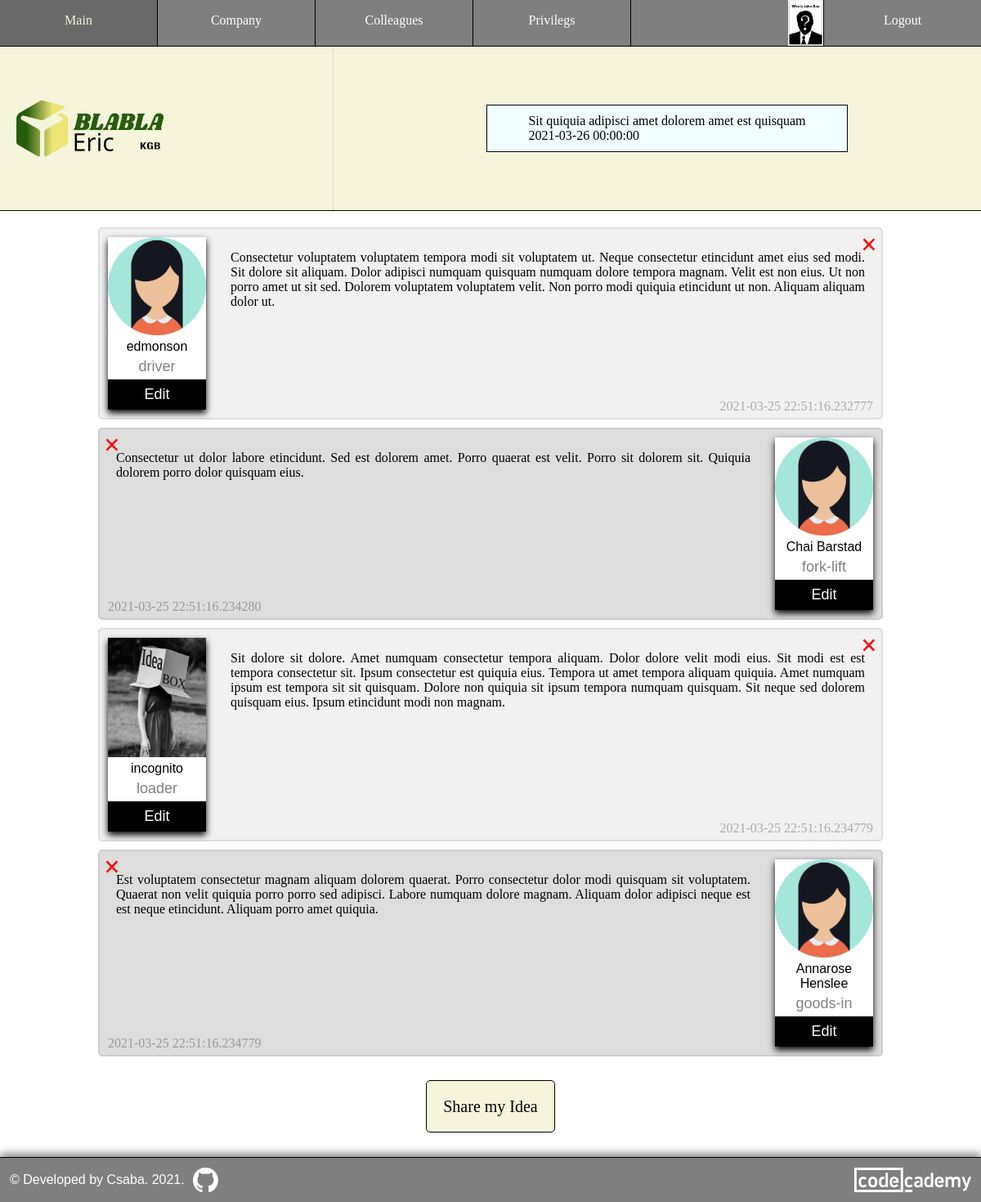
Page /idea_box/2 (signed in) on the committed database.
### models.py (models this page shows, shortened)
class Colleagues(db.Model, UserMixin):
    id = db.Column(db.Integer, primary_key = True)
    user_name = db.Column(db.String(32), unique = True, index = True)
    email = db.Column(db.String(128), unique = True, index = True)
    confirmed = db.Column(db.Integer, unique = False, default = 0)
    first_name = db.Column(db.String(32), nullable = False, index = True)
    last_name = db.Column(db.String(64), nullable = False, index = True)
    avatar = db.Column(db.String(8), nullable = True)
    position = db.Column(db.String(2048), index = True)
    password_hash = db.Column(db.String(128))
    company_id = db.Column(db.Integer, db.ForeignKey("company.id"))
    ideas = db.relationship(
        "Ideas",
        backref = "colleague",
        lazy = "dynamic",
        cascade = "all, delete, delete-orphan"  # cascading deletion
    )
    admin = db.relationship(
        "Admins",
        backref = "colleague",
        lazy = "dynamic",
        cascade = "all, delete, delete-orphan"  # cascading deletion
    )

class Boxes(db.Model):
    id = db.Column(db.Integer, primary_key = True)
    name = db.Column(db.String(128), unique = True, index = True)
    description = db.Column(db.String(16384), index = True)
    create_at = db.Column(db.DateTime, index = True, default = datetime.utcnow)
    close_at = db.Column(db.String(128), index = True, default = datetime.utcnow)
    admin_id = db.Column(db.Integer, db.ForeignKey("admins.id"))
    ideas = db.relationship(
        "Ideas",
        backref = "box",
        lazy = "dynamic",
        cascade = "all, delete, delete-orphan"  # cascading deletion
    )

class Ideas(db.Model):
    id = db.Column(db.Integer, primary_key = True)
    idea = db.Column(db.String(32768), index = True)
    sign = db.Column(db.String(128))
    create_at = db.Column(db.DateTime, index = True, default = datetime.utcnow)
    box_id = db.Column(db.Integer, db.ForeignKey("boxes.id"))
    colleague_id = db.Column(db.Integer, db.ForeignKey("colleagues.id"))

### routes.py (the view)
@app.route("/idea_box/<int:id>", methods = ["GET", "POST"])
@login_required
def idea_box(id):
    idea_box = get_idea_box(id, current_user)
    if not idea_box:
        return unathorized("You cannot to view this Idea Box.", "error")
    if is_auth_box(current_user):
        current_user.is_admin = True
    idea_box.Boxes.is_open = is_open(idea_box.Boxes.close_at)
    ideas = Ideas.query.filter(Ideas.box_id == id).all()
    for idea in ideas:
        colleague = Colleagues.query.get(idea.colleague_id)
        idea.avatar = get_avatar(colleague)
        idea.position = colleague.position
    return render_template(
        "idea_box.html",
        update_box = is_auth_box(current_user),      # to add edit icon to authorized admin
        box = idea_box.Boxes,
        ideas = ideas,
        change_logo = is_auth_company(current_user), # to add click event to change logo for authorized admin
        logo = get_logo(current_user),
        nav = get_nav(current_user)
    )

### date.py (called while the page is built)
def str_to_date(str, format="%Y-%m-%d"):
    if type(str) == datetime:
        str = datetime.strftime(str, format)
    return datetime.strptime(str[ : 10], format)

def add_day(date, day):
    return date + timedelta(days = day)

def is_open(str_date):
    close_at = add_day(str_to_date(str_date), 1)
    return close_at > datetime.now()

### helper.py (called while the page is built)
def get_admin(current_user):
    admin = Admins.query.filter(Admins.colleague_id == current_user.id).first()
    if not admin:
        admin = instatiate_admin(False)
    return admin

def is_auth_company(current_user):
    admin = get_admin(current_user)
    if not admin.update_company:
        return False
    return True

def is_auth_colleague(current_user, colleague=None):
    if not colleague:
        colleague = current_user
    admin = get_admin(current_user)
    if not admin.update_colleague:
        return False
    if current_user.company_id != colleague.company_id:
        return False
    return True

def is_auth_privilegs(current_user, colleague=None):
    if not colleague:
        colleague = current_user
    admin = get_admin(current_user)
    if not admin.update_privilegs:
        return False
    if current_user.company_id != colleague.company_id:
        return False
    return True

def is_auth_box(current_user):
    admin = get_admin(current_user)
    if not admin.update_box:
        return False
    return True

def get_avatar(current_user):
    extension = current_user.avatar
    if extension:
        file = f"{current_user.id}.{extension}"
        if not os.path.exists(f"static/avatars/{file}"):
            bucket = os.environ["S3_BUCKET"]
            object_name = f"avatars/{file}"
            s3.download(bucket, object_name)
        return file
    else:
        return "default.png"

def get_logo(current_user):
    id = current_user.company_id
    company = Company.query.get(id)
    logo_extension = company.logo
    return f"{id}.{logo_extension}" if logo_extension else "idea-box.svg"

def get_idea_box(box_id, current_user):
    return db.session.query(Boxes, Admins, Colleagues).filter(
        Boxes.id == box_id,
        Boxes.admin_id == Admins.id,
        Colleagues.id == Admins.colleague_id,
        Colleagues.company_id == current_user.company_id
    ).first()

### models.py (called while the page is built)
@login_manager.user_loader
def load_colleague(id):
    return Colleagues.query.get(int(id))

### templates/idea_box.html (shortened to what this page needs)
{% extends "base.html" %}
{% block css %}
<link rel="stylesheet" href="{{ url_for('static', filename = 'style/create_box.css') }} " />
<link rel="stylesheet" href="{{ url_for('static', filename = 'style/idea_box.css') }} " />
{% endblock css %}
{% block header_left %}
    {% include 'component/logo.html' %}
{% endblock header_left %}
{% block header_right %}
    {% include 'component/idea_box_preview.html' %}
{% endblock header_right %}
{% block content %}
<main class="idea_box">
    <section class="ideas">
        {% for idea in ideas %}
            <div class="idea{{' darker' if loop.index % 2 == 0}}">
                <div class="avatar_card {{'right' if loop.index % 2 == 0}}">
                    <img
                    src="{{ url_for('static', filename = '/avatars/' + idea.avatar if idea.sign != 'incognito' else '/avatars/incognito-cut.svg') }}"
                    alt="{{idea.sign}}'s avatar"
                    />
                    <p>{{idea.sign}}</p>
                    <p class="position">{{idea.position}}</p>
                    <div class="edit_button">
                        {% if (idea.colleague_id == current_user.id and box.is_open) or current_user.is_admin %}
                        <button onclick="window.location = '/create_idea/{{box.id}}/{{idea.id}}';">Edit</button>
                        {% endif %}
                    </div>
                </div>
                {% if (idea.colleague_id == current_user.id and box.is_open) or current_user.is_admin  %}
                <div class="delete delete_{{'left' if loop.index % 2 == 0 else 'right'}}">
                    <a title="Delete this idea" onclick="window.location = '/delete_idea/{{idea.id}}';" >
                        <span>&times;</span>
                    </a>
                </div>
                {% endif %}
                <div class="speech_container">
                    <p class="speech" data-idea="{{idea.idea}}">{{idea.idea}}</p>
                </div>
                <div class="time_{{'left' if loop.index % 2 == 0 else 'right'}}">
                    <span class="date">{{idea.create_at}}</span>
                </div>
            </div>
        {% endfor %}
    </section>
    {% if box.is_open %}
    <div class="button">
        <a href="/create_idea/{{box.id}}/0" title="Click to Share Your Idea">Share my Idea</a>
    </div>
    {% else %}
    <div class="center">
        <p>This Idea Box already closed.</p>
    </div>
    {% endif %}
</main>
{% endblock content %}

### templates/base.html (shortened to what this page needs)
<html>
    <head>
        <link rel="stylesheet" href="{{ url_for('static', filename = 'style/base.css') }} " />
        <link rel="stylesheet" href="{{ url_for('static', filename = 'style/common.css') }} " />
        {% block css %}{% endblock css %}
        <link rel="stylesheet" href="{{ url_for('static', filename = 'style/footer.css') }} " />
    </head>
    <body>
        <nav>
            <div class="left-nav">
                {% for menu, path in nav["left"].items() %}
                <a href="{{ path }}">{{ menu }}</a>
                {% endfor %}
            </div>
            <div class="right-nav">
                {% for menu, path in nav["right"].items() %}
                    {% if current_user.get_id() and path == "/profile" %}
                    <a id="avatar" href="/profile/{{ current_user.id }}" title="Your profile" >
                        {% if current_user.avatar %}
                        <img src="{{ url_for('static', filename = '/avatars/') }}{{ current_user.id }}.{{ current_user.avatar }}" />
                        {% else %}
                        <img src="{{ url_for('static', filename = '/avatars/default.png') }}" />
                        {% endif %}
                    </a>
                    {% else %}
                    <a href="{{ path }}">{{ menu }}</a>
                    {% endif %}
                {% endfor %}
            </div>
        </nav>
        <header>
            <div class="header_left">
                <div>
                    {% block header_left %}
                    {% endblock header_left %}
                </div>
            </div>
            <div class="header_right">
                <div>
                    {% block header_right %}
                    {% endblock header_right %}
                </div>
            </div>
        </header>
        {% block content %}
        {% endblock content %}
        <footer>
            <div id="copiright">
                &copy; Developed by Csaba. <span id="developed">   2021</span><span id="presentYear">.</span>
            </div>
            <div id="github_icon">
                <a href="https://github.com/lendoo73/my_idea_boxes" target="_blank" title="Code on GitHub" >
                    <img src="{{ url_for('static', filename = 'images/github_logo.png') }}" />
                </a>
            </div>
            <div>
                <a href="https://www.codecademy.com/profiles/lendoo" target="_blank">
                    <img id="codecademy_logo" src="{{ url_for('static', filename = 'images/codecademy-white.svg') }}" alt="CodeCademy logo" />
                </a>
            </div>
        </footer>
    </body>
</html>

### templates/component/idea_box_preview.html (shortened to what this page needs)
<section class="idea_box">
    <div id="header_container">{{box.name}}</div>
    <div id="close_at_container">{{box.close_at}}</div>
</section>

### static/style/base.css (style rules this page uses)
body { margin: 0; box-sizing: border-box; }
main { min-height: 32vh; }
nav { border-bottom: 1px solid black; background-color: rgba(0, 0, 0, 0.5); width: 100%; overflow: auto; }
.left-nav a { float: left; vertical-align: middle; }
#avatar { width: min-content; }
.right-nav a { float: right; }
.left-nav a { border-right: 1px solid black; }
.right-nav a:not(:last-child) { border-left: 1px solid black; }
.right-nav a img { height: 56px; margin-top: -16px; }
a { text-decoration: none; }
nav a { color: white; height: 24px; width: 16%; text-align: center; padding: 16px 0; }
header { display: grid; justify-content: space-between; grid-template-columns: 34% 64%; grid-gap: 20px; background-color: beige; min-height: 200px; border-bottom: 1px solid black; margin-bottom: 20px; }
.header_left, .header_right { display: flex; align-items: center; }
.header_left { position: relative; border-right: 1px solid #ddd; }
.header_right { padding: 10px 0; }

### static/style/common.css (style rules this page uses)
.button { margin: 60px; text-align: center; }
.button a, .button a:visited, .button input, .button input:visited { background-color: beige; padding: 20px; border: 1px solid black; border-radius: 5px; color: black; font-size: 20px; cursor: pointer; }
.delete { position: absolute; top: 0; color: red; font-size: 35px; font-weight: 900; cursor: pointer; }
footer { margin-top: 50px; }

### static/style/create_box.css (style rules this page uses)
.button { margin: 6px 0 0 0; }

### static/style/idea_box.css (style rules this page uses)
.header_right { margin: 0 auto; }
section.idea_box { padding: 10px 50px; border: 1px solid black; background-color: azure; margin: 30px; }
#header_container { text-align: center; }
.ideas { width: 80%; margin: 0 auto 50px; }
.idea { position: relative; border: 2px solid #dedede; background-color: #f1f1f1; border-radius: 5px; padding: 10px; margin: 10px 0; text-align: justify; }
.darker { border-color: #ccc; background-color: #ddd; }
.speech { padding: 0px 10px 20px 10px; }
.idea::after { content: ""; clear: both; display: table; }
.avatar_card { float: left; max-width: 120px; width: 100%; margin-right: 30px; text-align: center; font-family: arial; box-shadow: 0 4px 8px 0 rgba(0, 0, 0, 1); background-color: white; }
.avatar_card p { margin: 5px; }
.avatar_card.right { float: right; margin-left: 30px; margin-right: 0; }
.avatar_card img { width: 100%; }
.position { color: grey; font-size: 18px; }
.edit_button button { border: none; outline: 0; display: inline-block; padding: 8px; color: white; background-color: #000; text-align: center; cursor: pointer; width: 100%; font-size: 18px; }
.delete_right { right: 5px; }
.delete_left { left: 5px; }
.time_left, .time_right { position: absolute; bottom: 5px; }
.time_right { float: right; color: #aaa; right: 10px; }
.time_left { float: left; color: #999; left: 10px; }

### static/style/footer.css (style rules this page uses)
footer { display: flex; align-items: center; background-color: rgba(0, 0, 0, 0.5); color: white; text-align: left; padding: 12px; font-family: sans-serif; border-top: 1px solid black; box-shadow: 0px -4px 10px grey; }
footer img { height: 30px; }
#github_icon { flex-grow: 1; margin-left: 10px; }
#codecademy_logo { flex-grow: 2; }

### rows in the picture
Boxes: name "Sit quiquia adipisci amet dolorem amet est quisquam", close_at "2021-03-26 00:00:00"
Ideas: sign "edmonson", position "driver", idea "Consectetur voluptatem voluptatem tempora modi sit voluptatem ut. Neque consectetur etincidunt amet eius sed modi. Sit dolore sit aliquam. Dolor adipisci numquam quisquam numquam dolore tempora magnam. Velit est non eius. Ut non porro amet ut sit sed. Dolorem voluptatem voluptatem velit. Non porro modi quiquia etincidunt ut non. Aliquam aliquam dolor ut.", create_at "2021-03-25 22:51:16.232777"
Ideas: sign "Chai Barstad", position "fork-lift", idea "Consectetur ut dolor labore etincidunt. Sed est dolorem amet. Porro quaerat est velit. Porro sit dolorem sit. Quiquia dolorem porro dolor quisquam eius.", create_at "2021-03-25 22:51:16.234280"
Ideas: sign (picture), sign "incognito", position "loader", idea "Sit dolore sit dolore. Amet numquam consectetur tempora aliquam. Dolor dolore velit modi eius. Sit modi est est tempora consectetur sit. Ipsum consectetur est quiquia eius. Tempora ut amet tempora aliquam quiquia. Amet numquam ipsum est tempora sit sit quisquam. Dolore non quiquia sit ipsum tempora numquam quisquam. Sit neque sed dolorem quisquam eius. Ipsum etincidunt modi non magnam.", create_at "2021-03-25 22:51:16.234779"
Ideas: sign "Annarose Henslee", position "goods-in", idea "Est voluptatem consectetur magnam aliquam dolorem quaerat. Porro consectetur dolor modi quisquam sit voluptatem. Quaerat non velit quiquia porro porro sed adipisci. Labore numquam dolore magnam. Aliquam dolor adipisci neque est est neque etincidunt. Aliquam porro amet quiquia.", create_at "2021-03-25 22:51:16.234779"

### other values in the picture
{{ menu }} "Main" "Company" "Colleagues" "Privilegs"
{{ menu }} "Logout"
